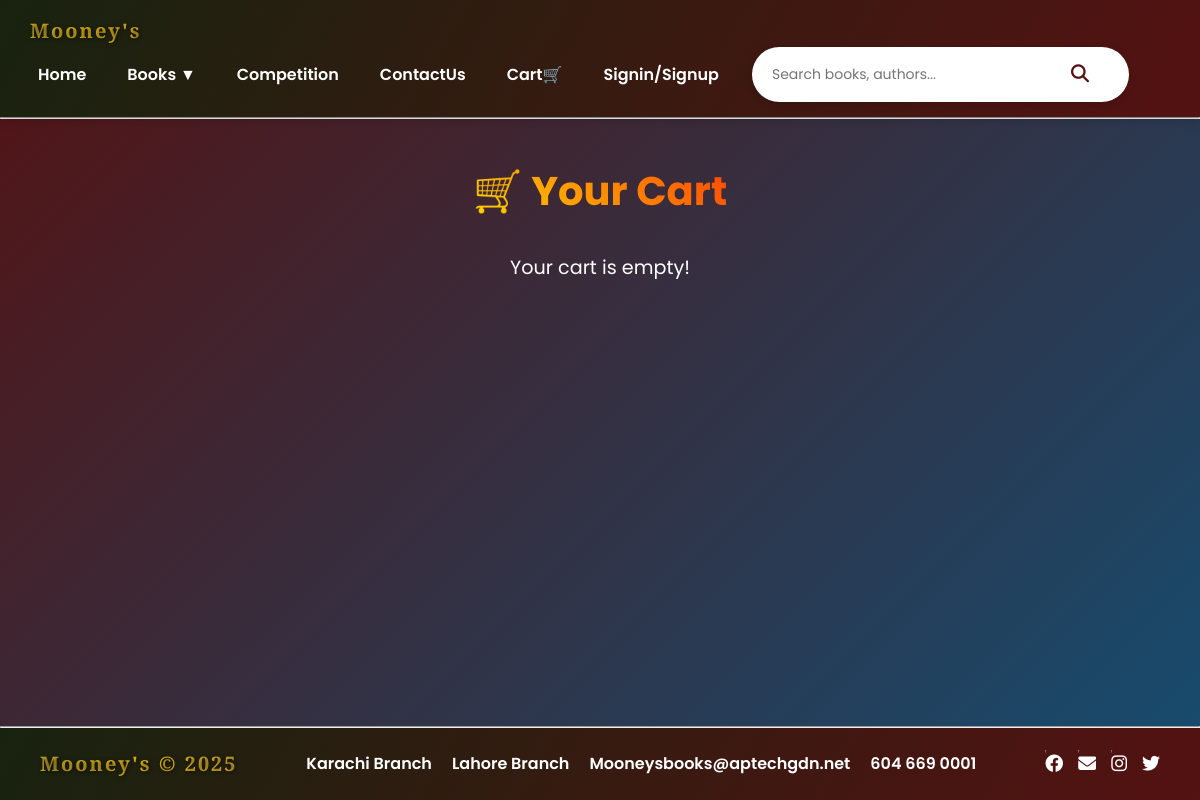
Page /cart.php on the earlier database version.
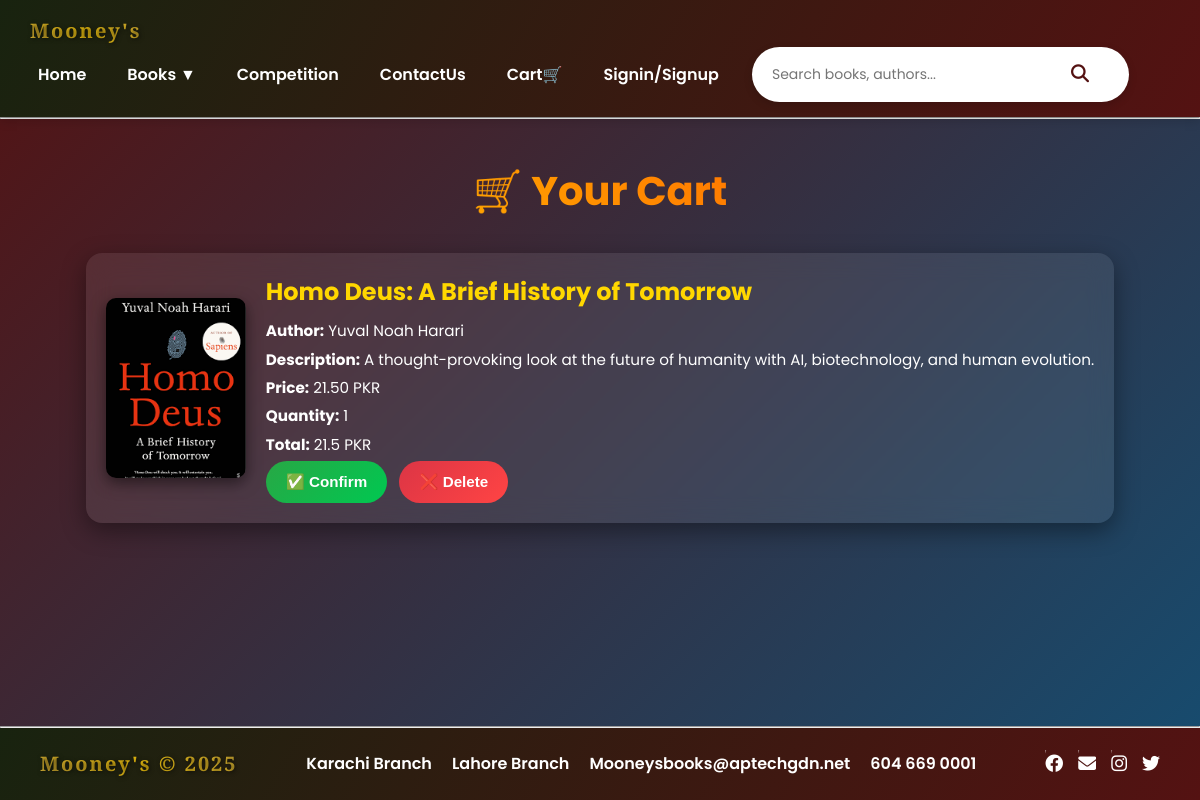
Same page on the later database version.
### tables this page shows
CREATE TABLE IF NOT EXISTS `cart` (
  `cart_id` int NOT NULL AUTO_INCREMENT,
  `user_id` int DEFAULT NULL,
  `book_id` int DEFAULT NULL,
  `quantity` int DEFAULT '1',
  `added_at` timestamp NULL DEFAULT CURRENT_TIMESTAMP,
  PRIMARY KEY (`cart_id`),
  KEY `user_id` (`user_id`),
  KEY `book_id` (`book_id`)
);

CREATE TABLE IF NOT EXISTS `books` (
  `book_id` int NOT NULL AUTO_INCREMENT,
  `title` varchar(200) DEFAULT NULL,
  `author` varchar(100) DEFAULT NULL,
  `description` text,
  `image` varchar(255) DEFAULT NULL,
  `price` decimal(10,2) DEFAULT NULL,
  `subscription_fee` decimal(10,2) DEFAULT NULL,
  `format` enum('PDF','CD','Hardcopy') DEFAULT NULL,
  `weight` decimal(5,2) DEFAULT NULL,
  `is_free` tinyint(1) DEFAULT '0',
  `created_at` timestamp NULL DEFAULT CURRENT_TIMESTAMP,
  PRIMARY KEY (`book_id`)
);

### cart.php (the view, shortened to what this page needs)
<?php include('includes/navbar.php');?>
<?php
$connect = mysqli_connect("localhost", "root", "", "monneys_bookstore");
$user_id = $_SESSION['user_id'] ?? 1;
$query = mysqli_query($connect, "SELECT c.book_id, c.quantity, b.title, b.author, b.description, b.image, b.price
                                FROM cart c
                                JOIN books b ON c.book_id=b.book_id
                                WHERE c.user_id=$user_id");
?>
<!DOCTYPE html>
<html lang="en">
<head>
</head>
<body>
  <div class="container">
    <h1>🛒 Your Cart</h1>
    <?php if (mysqli_num_rows($query) > 0) { ?>
      <?php while ($row = mysqli_fetch_assoc($query)) { ?>
        <div class="cart-box">
          <img src="<?php echo htmlspecialchars($row['image']); ?>" alt="">
          <div class="details">
            <h2><?php echo htmlspecialchars($row['title']); ?></h2>
            <p><b>Author:</b> <?php echo htmlspecialchars($row['author']); ?></p>
            <p><b>Description:</b> <?php echo htmlspecialchars($row['description']); ?></p>
            <p><b>Price:</b> <?php echo $row['price']; ?> PKR</p>
            <p><b>Quantity:</b> <?php echo $row['quantity']; ?></p>
            <p><b>Total:</b> <?php echo $row['price'] * $row['quantity']; ?> PKR</p>
<form method="post" action="checkout.php">
    <button type="submit" class="confirm">✅ Confirm</button>
</form>
<form method="post" action="">
    <button type="submit" class="delete">❌ Delete</button>
</form>
          </div>
        </div>
      <?php } ?>
    <?php } else { ?>
      <p style="text-align:center;font-size:1.2rem;">Your cart is empty!</p>
    <?php } ?>
  </div>
  <?php include('includes/footer.php');?>
</body>
</html>

Differences in the rows shown:
added cart: book.image (picture), book.title "Homo Deus: A Brief History of Tomorrow", book.author "Yuval Noah Harari", book.description "A thought-provoking look at the future of humanity with AI, biotechnology, and human evolution.", book.price "21.50", quantity "1", $row['price'] * $row['quantity'] "21.5"
Other differences:
text no longer shown: "Your cart is empty!"
